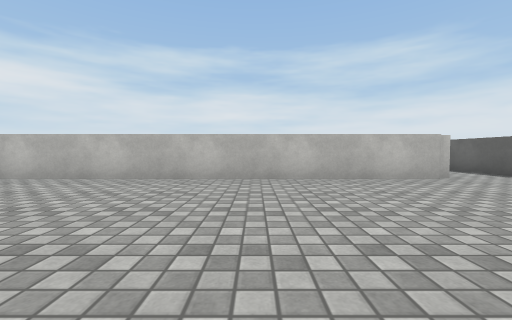
[1] (above)

15 first-person views from a walk through a Unity game level. The camera is 0.61 m above the floor, tilts 2° down and sees 90° across. The floor is counted in squares, 1 m on a side. Each view is taken from the middle of a square. On the plan, view 1 faces up. The plan holds only what a view shows up to about 9 squares ahead; the rest is blank. The place goes on beyond the plan. The player is left out. Surface patterns are stand-ins for the level's own textures.

[2]
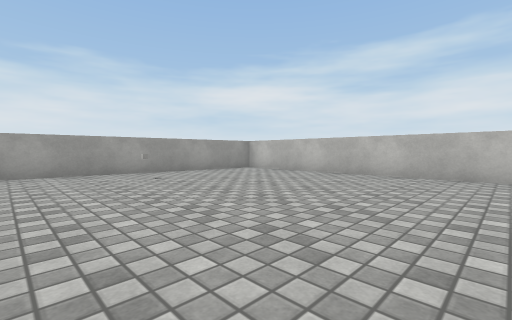

[3]
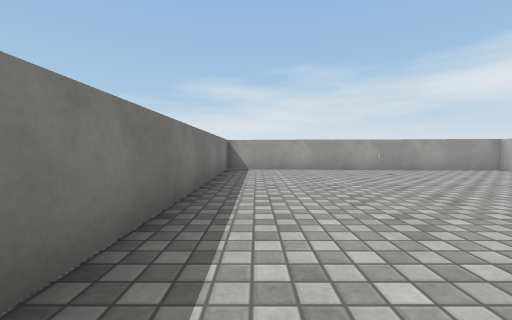

[4]
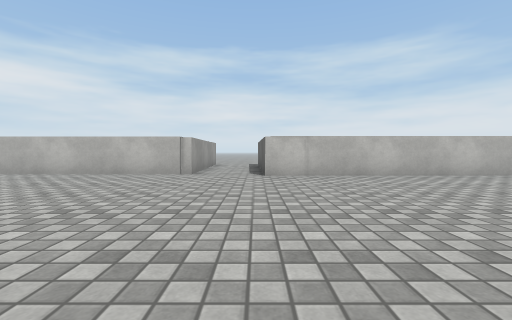

[5]
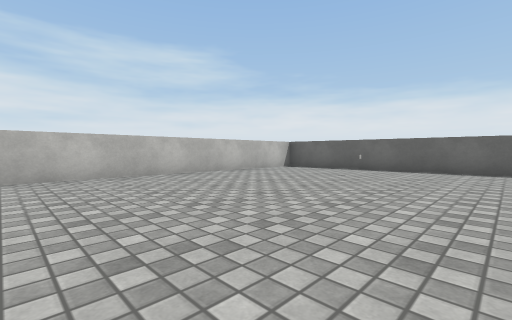

[6]
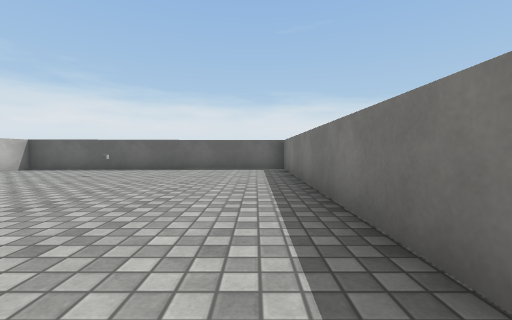

[7]
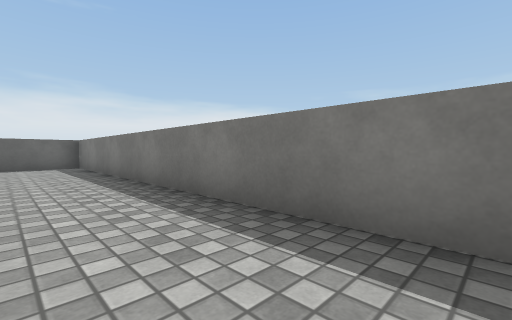

[8]
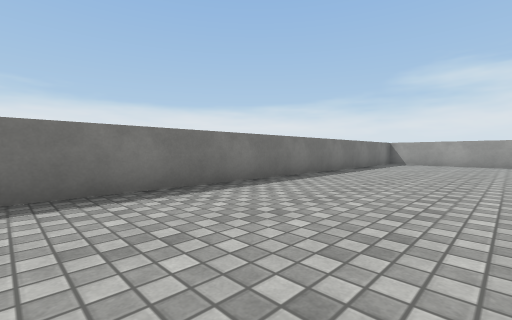

[9]
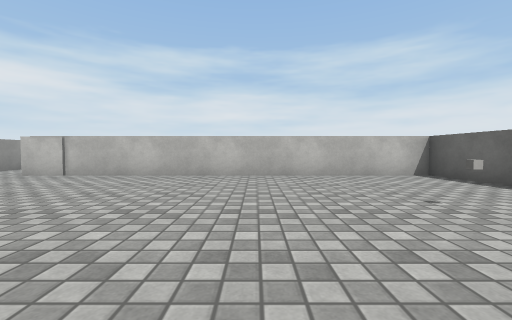

[10]
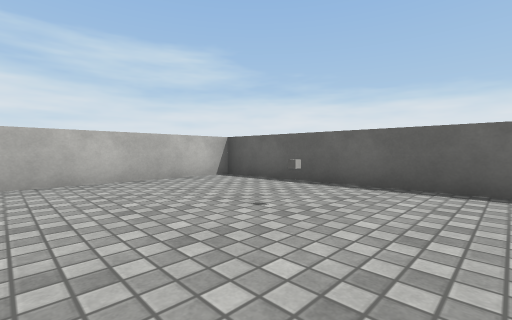

[11]
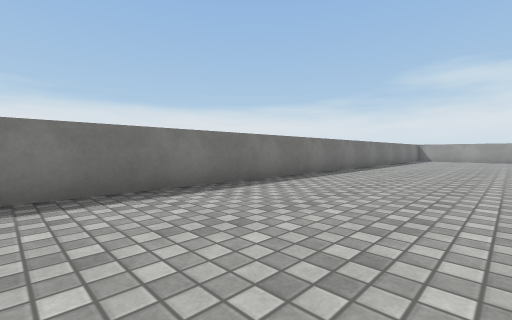

[12]
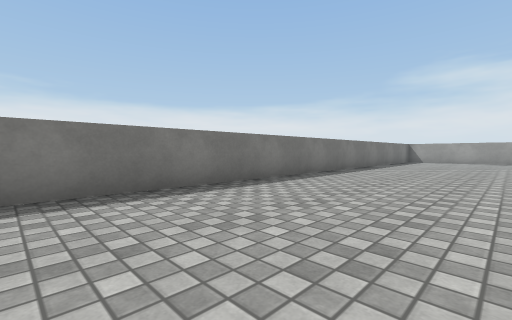

[13]
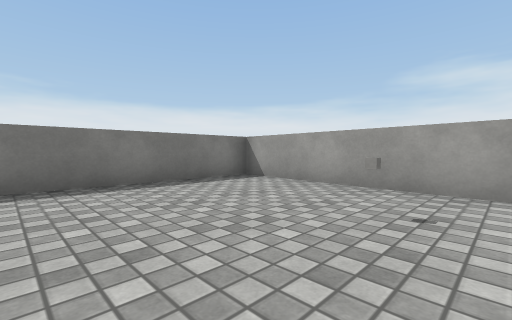

[14]
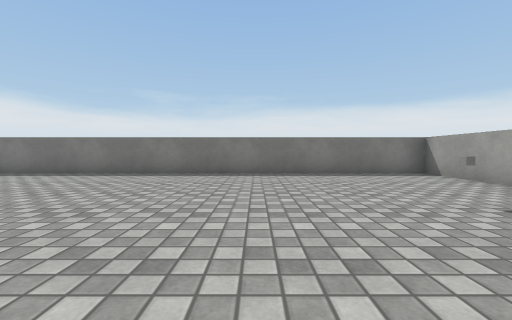

[15]
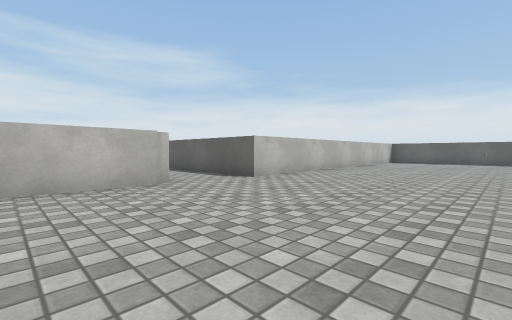

### Floor plan
Points are (right, up) in squares from view 1. A wall is a line through its corners. A room is listed if a view was taken in it or the views show most of it. See-through windows are left out.
Room 1 (views 1, 2, 3, 4, 5, 6, 7, 8, 9, 10, 11, 12, 13, 14, 15)
walls: (4.3, 5.6) (-5.9, 5.6) (-6.6, -3) (16.7, -3) (16.3, 5.4) (6.2, 5.4)
ways out: opening at (5, 5)

Positions as (right, up) in squares from view 1, and headings:
1: (0, 0), facing up
2: (1, -1), facing up-left
3: (2, -2), facing left
4: (6, -1), facing up
5: (8, -1), facing up-right
6: (8, -2), facing right
7: (6, -1), facing down-right
8: (6, 1), facing down-left
9: (12, -1), facing up
10: (12, 0), facing up-right
11: (11, 1), facing down-left
12: (9, 1), facing down-left
13: (-2, 2), facing down-left
14: (-2, 4), facing down
15: (2, 1), facing up-right
